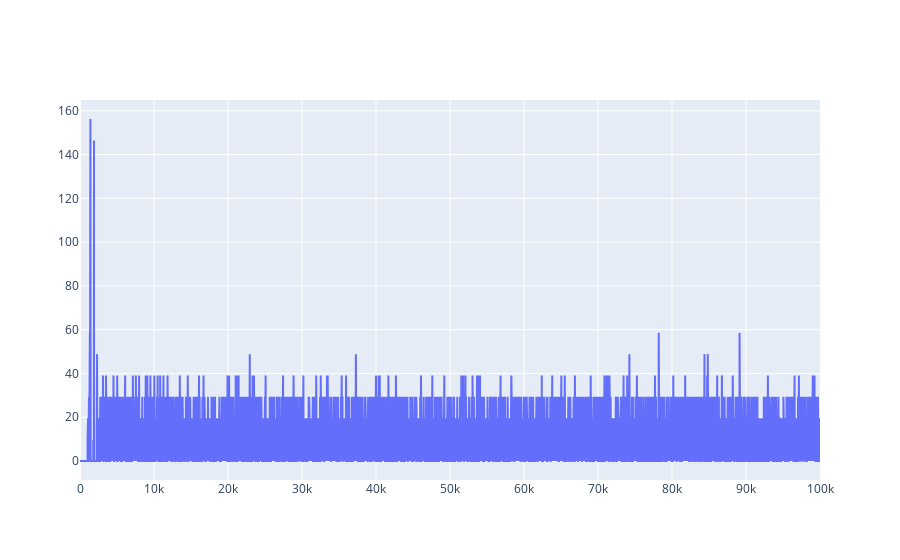

This figure's notebook cell:
### Code cell
fig = go.Figure(data=go.Scatter( y=rateE))
fig.show()

### Figure 1 — Plotly figure (JSON) as saved in the notebook; plotly's stock layout.template omitted (floating-point values rounded to 4 significant figures; data arrays with more than 128 entries replaced by an {"elided": "..."} marker saying what was removed)
{"data": [{"type": "scatter", "y": {"elided": "99999 float values"}}], "layout": {}}
